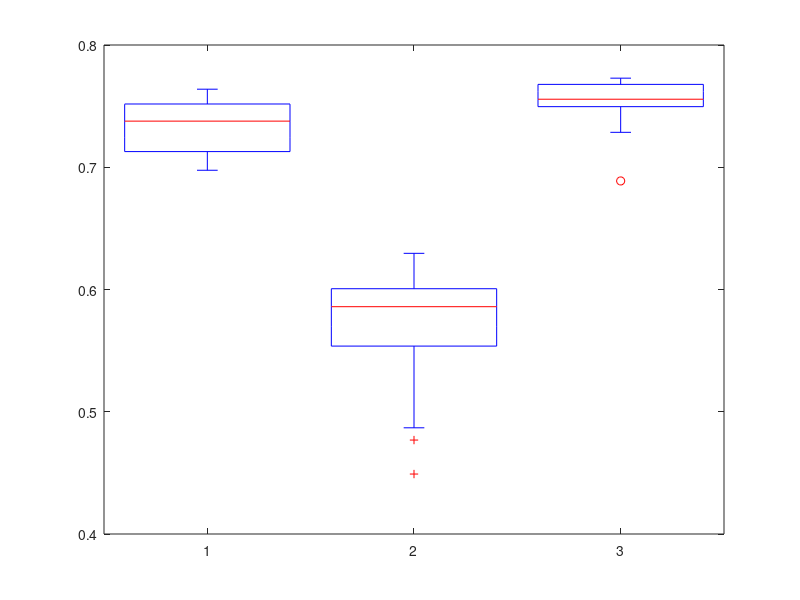

MATLAB code to generate this figure:
%DDS:
DDS = [0.72513 0.70825 0.71831 0.74809 0.71433 0.76385 0.76094 0.69754 0.73678 0.74212 0.75094 0.71568 0.76212 0.75417 0.70109 0.70675 0.73881 0.70731 0.73868 0.75904]

% running GA:
GA = [5.873824e-001 5.753190e-001 6.068312e-001 5.901685e-001 5.844889e-001 5.882655e-001 6.019899e-001 5.771182e-001 5.453153e-001 4.490493e-001 6.121610e-001 6.001846e-001 4.868738e-001 5.687299e-001 5.006061e-001 4.768492e-001 5.565101e-001 6.185262e-001 6.295882e-001 5.898114e-001 ]

% running SA:
SA = [-7.457496e-001 -7.410139e-001 -7.536141e-001 -7.551384e-001 -7.536895e-001 -7.712034e-001 -7.663489e-001 -7.726179e-001 -7.677715e-001 -7.508422e-001 -7.587998e-001 -7.728770e-001 -7.615266e-001 -7.285694e-001 -7.561617e-001 -7.521449e-001 -7.447165e-001 -7.678549e-001 -7.689770e-001 -6.887951e-001 ]
SA = -SA;

% Combining:
res(1,:) = DDS;
res(2,:) = GA;
res(3,:) = SA;

% boxplot
figure
boxplot(res');

% 
